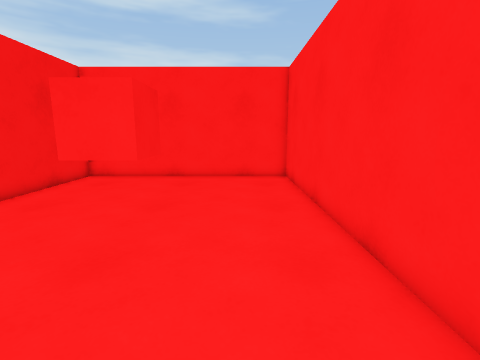
view 1 (above)

13 first-person views from a walk through a 3-D level made in the Unity game engine. The camera is 1.2 m above the floor, tilts 10° down and sees 85° across. The floor is counted in squares, 0.5 m on a side. Each view is taken from the middle of a square. On the plan, view 1 faces up. The plan holds only what a view shows up to about 18 squares ahead; the rest is blank. The player character is not drawn. Surface patterns are stand-ins for the level's own textures.

view 2
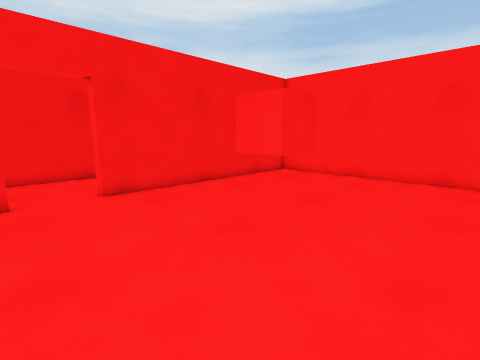

view 3
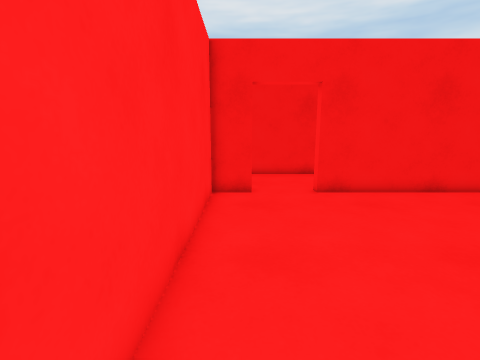

view 4
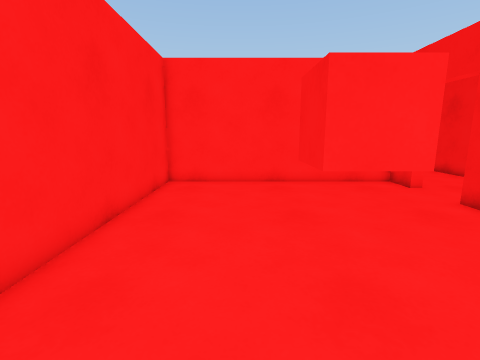

view 5
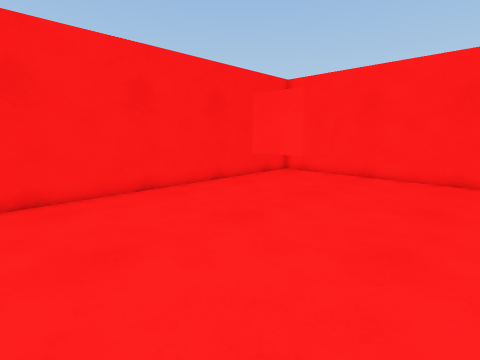

view 6
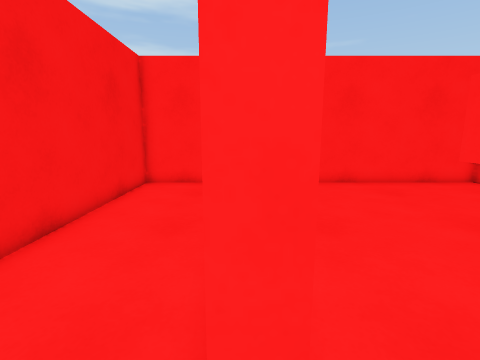

view 7
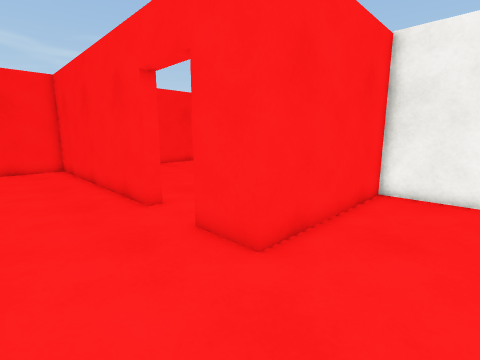

view 8
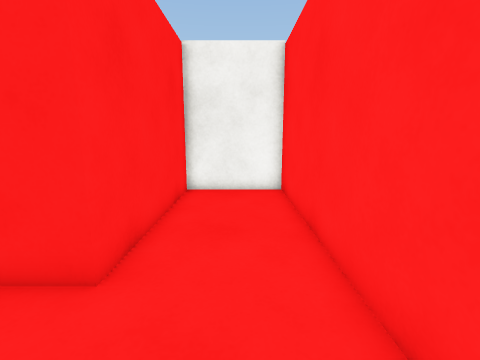

view 9
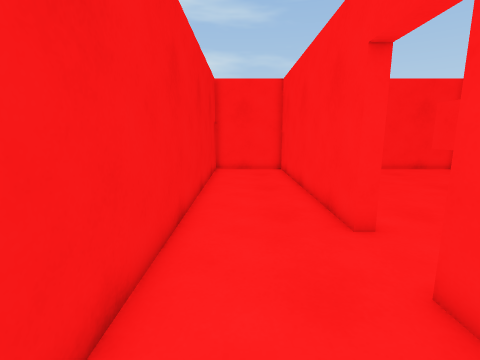

view 10
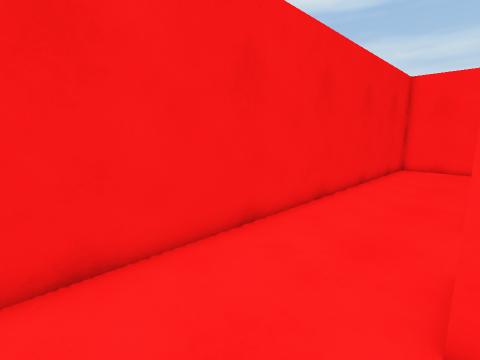

view 11
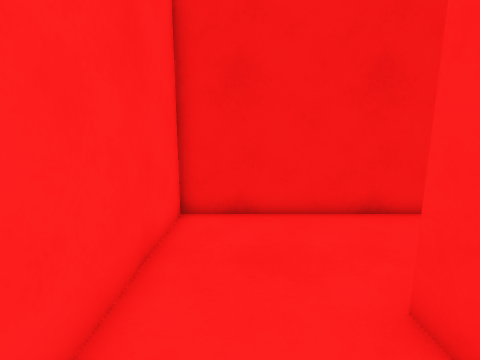

view 12
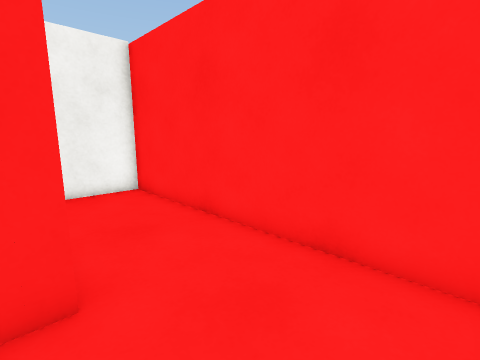

view 13
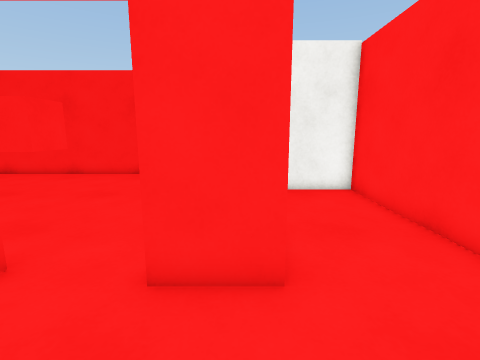

### Floor plan
Key: @ floor where view 1 was taken; # wall or solid block; . floor; T thing the floor can be seen under or through; O other object.
Columns run from 14 left of view 1 to 3 right of it. Each row starts with its distance up from view 1.
 15 ##################
 14 #....#...........#
 13 #....#...........#
 12 #....#...........#
 11 #....#...........#
 10 #....#...........#
  9 #....#...........#
  8 #....#....TTT....#
  7 #....#....OOT....#
  6 #....#....#OT....#
  5 #....#...........#
  4 #....#...........#
  3 #................#
  2 #................#
  1 #................#
  0 #....#........@..#
 -1 #....#############
 -2 #....########
 -3 #...........#
 -4 #...........#
 -5 #...........#
 -6 #############

Where each view was taken, in squares from view 1:
view 1: 0 up, 0 right, facing up
view 2: 0 up, 2 right, facing up-left
view 3: 0 up, 2 right, facing left
view 4: 12 up, 1 left, facing down
view 5: 14 up, 8 left, facing down-right
view 6: 2 up, 9 left, facing up
view 7: 5 down, 13 left, facing up-right
view 8: 4 down, 13 left, facing right
view 9: 3 down, 12 left, facing up
view 10: 5 down, 9 left, facing up-left
view 11: 4 down, 6 left, facing left
view 12: 1 down, 13 left, facing down-right
view 13: 1 down, 13 left, facing right
